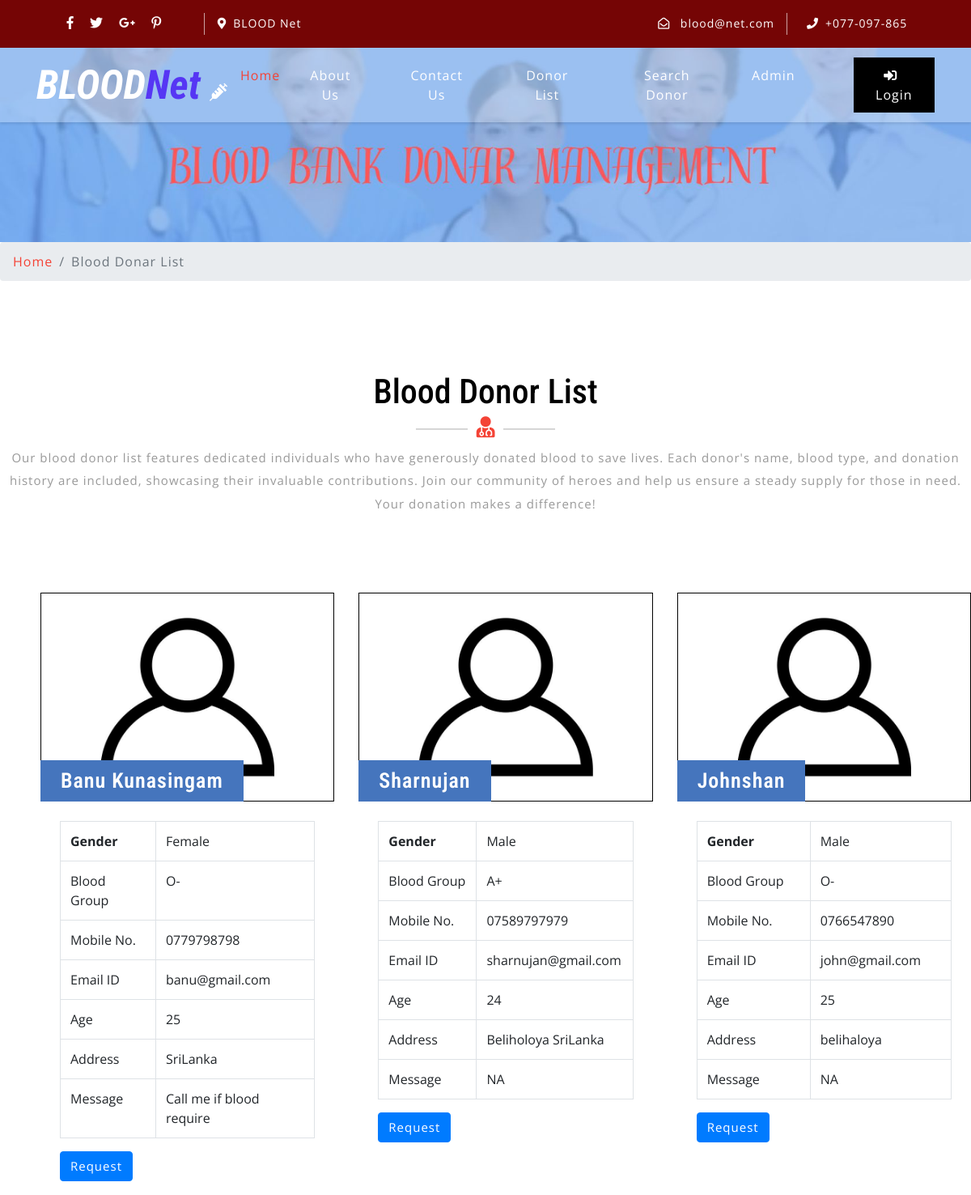
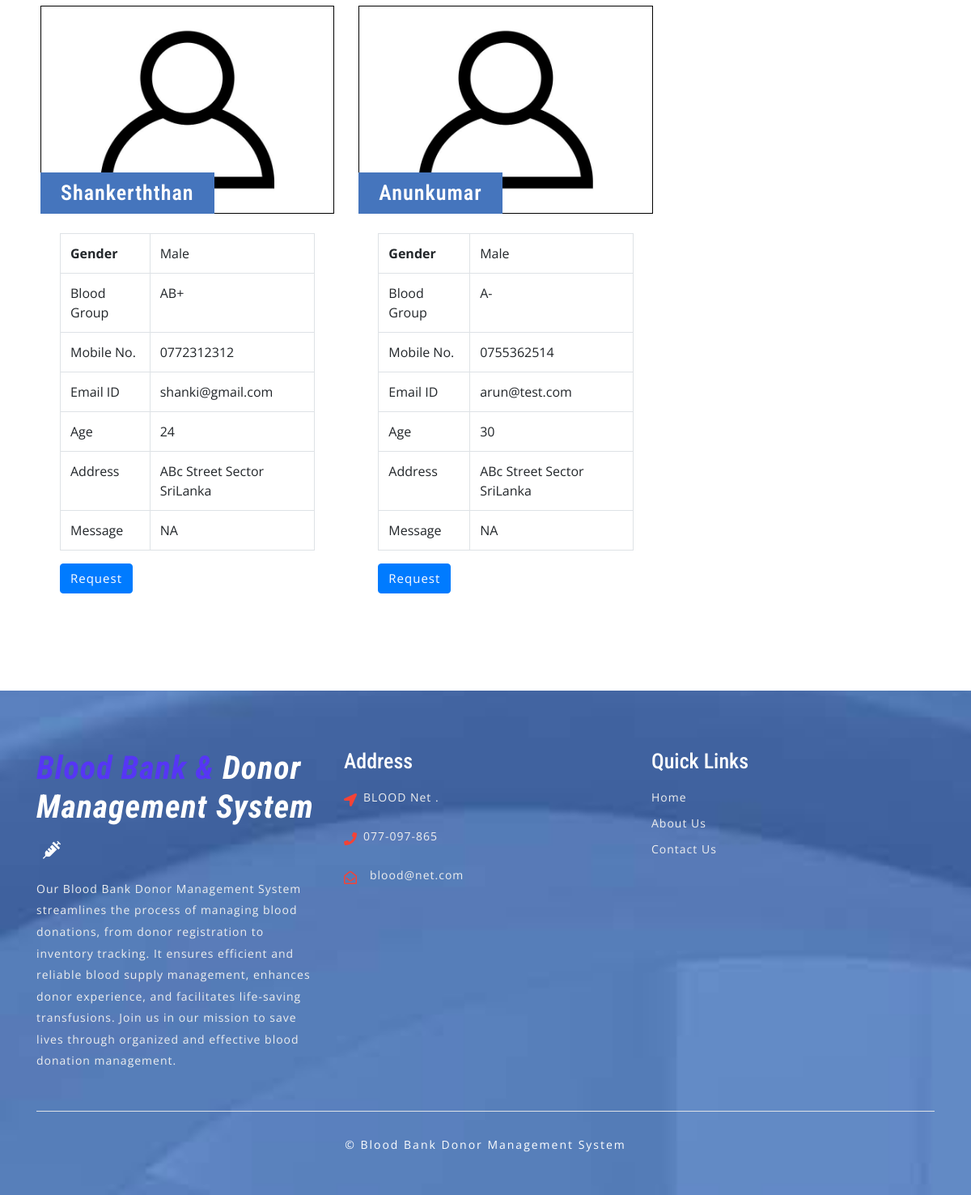
Page /blood-net/donor-list.php on the committed database (2 pictures, top to bottom).
### tables this page shows
CREATE TABLE `tblcontactusinfo` (
  `id` int(11) NOT NULL,
  `Address` tinytext DEFAULT NULL,
  `EmailId` varchar(255) DEFAULT NULL,
  `ContactNo` char(11) DEFAULT NULL
);

CREATE TABLE `tblblooddonars` (
  `id` int(11) NOT NULL,
  `FullName` varchar(100) DEFAULT NULL,
  `MobileNumber` char(11) DEFAULT NULL,
  `EmailId` varchar(100) DEFAULT NULL,
  `Gender` varchar(20) DEFAULT NULL,
  `Age` int(11) DEFAULT NULL,
  `BloodGroup` varchar(20) DEFAULT NULL,
  `Address` varchar(255) DEFAULT NULL,
  `Message` mediumtext DEFAULT NULL,
  `PostingDate` timestamp NOT NULL DEFAULT current_timestamp(),
  `status` int(1) DEFAULT NULL,
  `Password` varchar(250) DEFAULT NULL
);

### blood-net/donor-list.php (the view, shortened to what this page needs)
<?php
include('includes/config.php');
?>
<!DOCTYPE html>
<html lang="zxx">
<head>
	<link rel="stylesheet" href="css/bootstrap.css">
	<link rel="stylesheet" href="css/style.css" type="text/css" media="all" />
	<link rel="stylesheet" href="css/fontawesome-all.css">
</head>
<body>
	<?php include('includes/header.php');?>
	<div class="inner-banner-w3ls">
	</div>
	<div class="breadcrumb-agile">
		<div aria-label="breadcrumb">
			<ol class="breadcrumb">
				<li class="breadcrumb-item">
					<a href="index.php">Home</a>
				</li>
				<li class="breadcrumb-item active" aria-current="page">Blood Donar List</li>
			</ol>
		</div>
	</div>
	<div class="agileits-contact py-5">
		<div class="py-xl-5 py-lg-3">
			<div class="w3ls-titles text-center mb-5">
				<h3 class="title">Blood Donor List</h3>
				<span>
					<i class="fas fa-user-md"></i>
				</span>
				<p class="mt-2">Our blood donor list features dedicated individuals who have generously donated blood to save lives. Each donor's name, blood type, and donation history are included, showcasing their invaluable contributions. Join our community of heroes and help us ensure a steady supply for those in need. Your donation makes a difference!</p>
			</div>
			<div class="d-flex">
				<div class="row package-grids mt-5" style="padding-left: 50px;">
				<?php
$status=1;
$sql = "SELECT * from tblblooddonars where status=:status";
$query = $dbh -> prepare($sql);
$query->bindParam(':status',$status,PDO::PARAM_STR);
$query->execute();
$results=$query->fetchAll(PDO::FETCH_OBJ);
if($query->rowCount() > 0)
{
foreach($results as $result)
{ ?>
				<div class="col-md-4 pricing">
					<div class="price-top">
							<img src="images/blood-donor.jpg" alt="Blood Donot" style="border:1px #000 solid" class="img-fluid" />
						<h3><?php echo htmlentities($result->FullName);?>
						</h3>
					</div>
					<div class="price-bottom p-4">
<table class="table table-bordered">
    <tbody>
      <tr>
        <th>Gender</th>
        <td><?php echo htmlentities($result->Gender);?></td>
      </tr>
      <tr>
        <td>Blood Group</td>
        <td><?php echo htmlentities($result->BloodGroup);?></td>
      </tr>
      <tr>
        <td>Mobile No.</td>
        <td><?php echo htmlentities($result->MobileNumber);?></td>
      </tr>
         <tr>
        <td>Email ID</td>
        <td><?php echo htmlentities($result->EmailId);?></td>
      </tr>
               <tr>
        <td>Age</td>
        <td><?php echo htmlentities($result->Age);?></td>
      </tr>
        <tr>
        <td>Address</td>
        <td><?php echo htmlentities($result->Address);?></td>
      </tr>
<tr>
        <td>Message</td>
        <td><?php echo htmlentities($result->Message);?></td>
      </tr>
    </tbody>
</table>
<a class="btn btn-primary" style="color:#fff"  href="contact-blood.php?cid=<?php echo $result->id;?>">Request</a>
					</div>
				</div><br>
			<?php }} ?>
			</div>
			</div>
		</div>
	</div>
	<?php include('includes/footer.php');?>
</body>
</html>

### blood-net/includes/header.php (shortened to what this page needs)
    <header>
        <div class="top-bar py-3">
            <div class="container">
                <div class="row">
                    <div class="col-lg-7 top-social-agile">
                        <div class="row">
                            <ul class="col-lg-4 col-6 top-right-info text-center">
                                <li>
                                    <a href="#">
                                        <i class="fab fa-facebook-f"></i>
                                    </a>
                                </li>
                                <li class="mx-3">
                                    <a href="#">
                                        <i class="fab fa-twitter"></i>
                                    </a>
                                </li>
                                <li>
                                    <a href="#">
                                        <i class="fab fa-google-plus-g"></i>
                                    </a>
                                </li>
                                <li class="ml-3">
                                    <a href="#">
                                        <i class="fab fa-pinterest-p"></i>
                                    </a>
                                </li>
                            </ul><?php
$sql = "SELECT * from tblcontactusinfo";
$query = $dbh -> prepare($sql);
$query->execute();
$results=$query->fetchAll(PDO::FETCH_OBJ);
if($query->rowCount() > 0)
{
foreach($results as $result)
{ ?>
                            <div class="col-6 header-top_w3layouts pl-3 text-lg-left text-center">
                                <p class="text-white">
                                    <i class="fas fa-map-marker-alt mr-2"></i><?php  echo $result->Address; ?></p>
                            </div>
                        </div>
                    </div>
                    <div class="col-lg-5 top-social-agile text-lg-right text-center">
                        <div class="row">
                            <div class="col-lg-7 col-6 top-w3layouts">
                                <p class="text-white">
                                    <i class="far fa-envelope-open mr-2"></i>
                                    <a href="mailto:info@example.com" class="text-white"><?php  echo $result->EmailId; ?></a>
                                </p>
                            </div>
                            <div class="col-lg-5 col-6 header-w3layouts pl-4 text-lg-left">
                                <p class="text-white">
                                    <i class="fas fa-phone mr-2"></i>+<?php  echo $result->ContactNo; ?></p>
                            </div>
                        </div><?php } } ?>
                    </div>
                </div>
            </div>
        </div>
    </header>
    <div id="home">
        <div class="main-top py-1">
            <nav class="navbar navbar-expand-lg navbar-light fixed-navi">
                <div class="container">
                    <h1>
                        <a class="navbar-brand font-weight-bold font-italic" href="index.php">
                            <span>BLOOD</span>Net
                            <i class="fas fa-syringe"></i>
                        </a>
                    </h1>
                    <div class="collapse navbar-collapse text-center" id="navbarSupportedContent">
                        <ul class="navbar-nav ml-lg-auto">
                            <li class="nav-item active mt-lg-0 mt-3">
                                <a class="nav-link" href="index.php">Home
                                </a>
                            </li>
                            <li class="nav-item mx-lg-4 my-lg-0 my-3">
                                <a class="nav-link" href="about.php">About Us</a>
                            </li>
                            <li class="nav-item mx-lg-4 my-lg-0 my-3">
                                <a class="nav-link" href="contact.php">Contact Us</a>
                            </li>
                            <li class="nav-item mx-lg-4 my-lg-0 my-3">
                                <a class="nav-link" href="donor-list.php">Donor List</a>
                            </li>
                            <li class="nav-item mx-lg-4 my-lg-0 my-3">
                                <a class="nav-link" href="search-donor.php">Search Donor</a>
                            </li>
                            <?php if (strlen($_SESSION['bbdmsdid']==0)) {?>
                            <li class="nav-item mx-lg-4 my-lg-0 my-3">
                                <a class="nav-link" href="admin/index.php">Admin</a>
                            </li>
                        </ul>
                        <a href="login.php" class="login-button ml-lg-5 mt-lg-0 mt-4 mb-lg-0 mb-3" >
                            <i class="fas fa-sign-in-alt mr-2"></i>Login</a><?php } ?>
                    </div>
                </div>
            </nav>
        </div>
    </div>

### blood-net/includes/footer.php (shortened to what this page needs)
<footer>
    <div class="w3ls-footer-grids pt-sm-4 pt-3">
      <div class="container py-xl-5 py-lg-3">
        <div class="row">
          <div class="col-md-4 w3l-footer">
            <h2 class="mb-sm-3 mb-2">
              <a href="index.php" class="text-white font-italic font-weight-bold">
                <span>Blood Bank & </span>Donor Management System
                <i class="fas fa-syringe ml-2"></i>
              </a>
            </h2>
            <p>Our Blood Bank Donor Management System streamlines the process of managing blood donations, from donor registration to inventory tracking. It ensures efficient and reliable blood supply management, enhances donor experience,
               and facilitates life-saving transfusions. Join us in our mission to save lives through organized and effective blood donation management.</p>
          </div>
          <div class="col-md-4 w3l-footer my-md-0 my-4">
            <h3 class="mb-sm-3 mb-2 text-white">Address</h3>
            <ul class="list-unstyled">
              <?php
$sql = "SELECT * from tblcontactusinfo";
$query = $dbh -> prepare($sql);
$query->execute();
$results=$query->fetchAll(PDO::FETCH_OBJ);
if($query->rowCount() > 0)
{
foreach($results as $result)
{ ?>
              <li>
                <i class="fas fa-location-arrow float-left"></i>
                <p class="ml-4">
                  <span><?php  echo $result->Address; ?>. </p>
                <div class="clearfix"></div>
              </li>
              <li class="my-3">
                <i class="fas fa-phone float-left"></i>
                <p class="ml-4"><?php  echo $result->ContactNo; ?></p>
                <div class="clearfix"></div>
              </li>
              <li>
                <i class="far fa-envelope-open float-left"></i>
                <a href="mailto:info@example.com" class="ml-3"><?php  echo $result->EmailId; ?></a>
                <div class="clearfix"></div>
              </li>
            <?php } } ?></ul>
          </div>
          <div class="col-md-4 w3l-footer">
            <h3 class="mb-sm-3 mb-2 text-white">Quick Links</h3>
            <div class="nav-w3-l">
              <ul class="list-unstyled">
                <li>
                  <a href="index.php">Home</a>
                </li>
                <li class="mt-2">
                  <a href="about.php">About Us</a>
                </li>
                <li class="mt-2">
                  <a href="contact.php">Contact Us</a>
                </li>
              </ul>
            </div>
          </div>
        </div>
        <div class="border-top mt-5 pt-lg-4 pt-3 pb-lg-0 pb-3 text-center">
          <p class="copy-right-grids mt-lg-1">©  Blood Bank Donor Management System
          </p>
        </div>
      </div>
    </div>
  </footer>

### blood-net/css/style.css (style rules this page uses)
body { padding: 0; margin: 0; background: #FFF; font-family: 'Open Sans', sans-serif; }
body a { transition: 0.5s all; -webkit-transition: 0.5s all; -moz-transition: 0.5s all; -o-transition: 0.5s all; -ms-transition: 0.5s all; text-decoration: none; }
h1, h2, h3, h4, h5, h6 { margin: 0; padding: 0; font-family: 'Roboto Condensed', sans-serif; }
p { margin: 0; padding: 0; font-family: 'Open Sans', sans-serif; font-size: 15px; letter-spacing: 1px; line-height: 1.9; color: #999; }
ul, ol { margin: 0; padding: 0; }
.top-bar { background: rgb(117, 5, 5); }
.top-right-info li i { color: #fff; transition: 0.5s all; -webkit-transition: 0.5s all; -moz-transition: 0.5s all; -o-transition: 0.5s all; -ms-transition: 0.5s all; }
.top-right-info li { display: inline-block; }
.header-top_w3layouts p, .header-w3layouts p, .top-w3layouts p { font-size: 14px; }
.header-top_w3layouts, .header-w3layouts { border-left: 1px solid rgba(255, 255, 255, 0.63); }
div#home { position: relative; }
.main-top { position: absolute; z-index: 999; width: 100%; background: rgba(255, 255, 255, 0.26); box-shadow: 0 2px 3px 0 rgba(0, 0, 0, 0.1); -webkit-transition: background-color .1s ease-in-out; -moz-transition: background-color .1s ease-in-out; -ms-transition: background-color .1s ease-in-out; -o-transition: background-color .1s ease-in-out; transition: background-color .1s ease-in-out; }
.navbar-light .navbar-nav .nav-link { padding: 0; color: #fff; background: transparent; font-size: 16px; letter-spacing: 1px; }
.navbar-light .navbar-nav .show>.nav-link, .navbar-light .navbar-nav .active>.nav-link, .navbar-light .navbar-nav .nav-link.show, .navbar-light .navbar-nav .nav-link.active, .navbar-light .navbar-nav .nav-link:hover, .navbar-light .navbar-nav .nav-link:focus { color: #f44336; }
nav.fixed-navi ul { list-style: none; margin: 0; padding: 0; }
nav.fixed-navi ul li { float: left; }
a.navbar-brand { color: #f44336; font-size: 50px; padding: 0; }
.navbar-light .navbar-brand, .navbar-light .navbar-brand:hover, .navbar-light .navbar-brand:focus, .w3l-footer h2 a span { color: #5636f4; }
a.navbar-brand span { color: #fff; }
a.navbar-brand i, .w3l-footer h2 a i { color: #fff; font-size: 22px; }
a.login-button { color: #fff; letter-spacing: 1px; font-size: 16px; padding: 10px 15px; background: #000; display: inline-block; }
h3.title { color: #000; font-size: 42px; }
.w3ls-titles span { position: relative; }
.w3ls-titles span:before { content: " "; background: #d6d6d6; width: 64px; height: 2px; position: absolute; top: 9px; left: -75px; }
.w3ls-titles span:after { content: " "; background: #d6d6d6; width: 64px; height: 2px; position: absolute; top: 9px; right: -75px; }
.w3ls-titles i { color: #f44336; font-size: 26px; margin-top: 5px; }
.pricing { -webkit-transition: all 0.5s; -moz-transition: all 0.5s; -o-transition: all 0.5s; -ms-transition: all 0.5s; transition: all 0.5s; }
.price-top { position: relative; }
.price-top h3 { font-size: 26px; color: #fff; position: absolute; background: #4575bd; padding: 10px 25px; bottom: 0; letter-spacing: 1px; text-align: center; font-weight: 600; }
.price-bottom { background: #fff; }
.price-bottom a { color: #999; letter-spacing: 1px; font-size: 15px; }
footer { background: url(../images/bg3.jpg) no-repeat center fixed; background-size: cover; -webkit-background-size: cover; -moz-background-size: cover; -o-background-size: cover; -moz-background-size: cover; }
.w3l-footer h2 a { font-size: 40px; letter-spacing: 1px; }
.w3l-footer h3 { font-size: 26px; }
.w3l-footer p, .w3l-footer p a, .w3l-footer ul li a { font-size: 14px; color: #efefef; letter-spacing: 1px; }
.w3l-footer ul li i { color: #f44336; line-height: 2; }
p.copy-right-grids { font-size: 14px; color: #fff; letter-spacing: 2px; }
.inner-banner-w3ls { background: url(../images/banner3.jpg) no-repeat center; background-size: cover; -webkit-background-size: cover; -moz-background-size: cover; -o-background-size: cover; -moz-background-size: cover; height: 20vw; }
.breadcrumb li a { color: #f44336; }
.breadcrumb li { letter-spacing: 1px; color: #000; }

### rows in the picture
tblcontactusinfo: Address "BLOOD Net", EmailId "blood@net.com", ContactNo "077-097-865"
tblblooddonars: FullName "Banu Kunasingam", Gender "Female", BloodGroup "O-", MobileNumber "0779798798", EmailId "banu@gmail.com", Age "25", Address "SriLanka", Message "Call me if blood require"
tblblooddonars: FullName "Sharnujan", Gender "Male", BloodGroup "A+", MobileNumber "07589797979", EmailId "sharnujan@gmail.com", Age "24", Address "Beliholoya SriLanka", Message "NA"
tblblooddonars: FullName "Johnshan", Gender "Male", BloodGroup "O-", MobileNumber "0766547890", EmailId "john@gmail.com", Age "25", Address "belihaloya", Message "NA"
tblblooddonars: FullName "Shankerththan", Gender "Male", BloodGroup "AB+", MobileNumber "0772312312", EmailId "shanki@gmail.com", Age "24", Address "ABc Street Sector SriLanka", Message "NA"
tblblooddonars: FullName "Anunkumar", Gender "Male", BloodGroup "A-", MobileNumber "0755362514", EmailId "arun@test.com", Age "30", Address "ABc Street Sector SriLanka", Message "NA"
